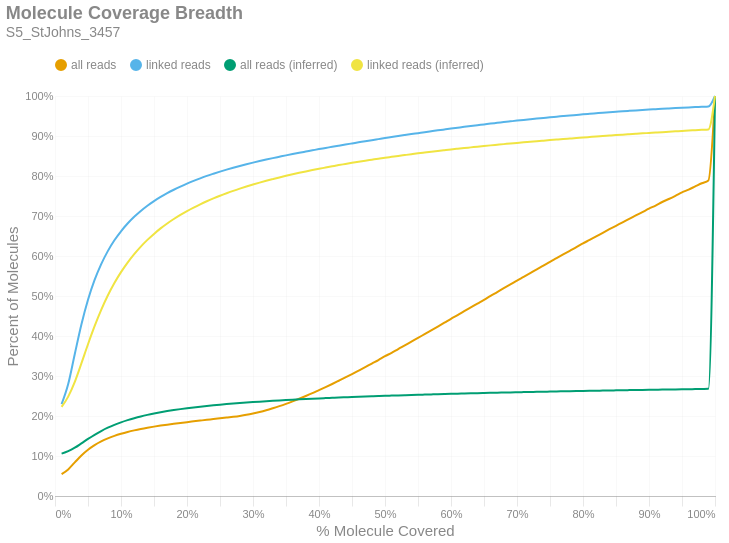

Notebook code for this chart:
### Markdown cell above
### Molecule Read Coverage
This chart shows molecule coverage breadth as computed by the number of bases aligned to that molecule. In other words, "*how much of each unique long molecule is actually sequenced/aligned?*" Keep in mind there is a distinction between sequences and alignments, since some sequences belonging to a particular molecule may not align well and wouldn't appear in the alignment data. This chart also shows molecule coverage breadth as computed by the *inferred fragment* from which the aligned sequences originate. Unlike read coverage, this calculation takes into account the total insert size, including unsequenced gaps between the forward and reverse reads. Like the previous figures, these are cumulative percents.

### Code cell
if SKIPLR:
    print_html(f"Skipped")
else:
    binned_df = consolidated_hist(valids['coverage_bp'], mask, 0.01, True)
    binned_df_inf = consolidated_hist(valids['coverage_inserts'], mask, 0.01, True)
    binned_df = binned_df.with_columns(pl.lit(binned_df_inf['all reads (cumsum)']).alias('all reads (inferred)'))
    binned_df = binned_df.with_columns(pl.lit(binned_df_inf['linked reads (cumsum)']).alias('linked reads (inferred)'))
    binned_df = binned_df.with_columns(
        (pl.col('bin').cast(pl.Float64) + 0.01).alias('right_edge')
    )

    with SafeRender(binned_df):
        (
            density_plot(binned_df, 'Molecule Coverage Breadth', samplename, 'molcov', ['all reads (inferred)','linked reads (inferred)'])
            .encode(
                #x=alt.X('bin:Q', title="% Molecule Covered").axis(format = '%').scale(padding=0),
                x=alt.X('right_edge:Q', title="% Molecule Covered").axis(format='%').scale(padding=0),
                y=alt.Y('value:Q', title='Percent of Molecules')
                    .axis(format='%')
                    .stack(False)
                    .scale(domainMin=0, padding=0),
                color=alt.Color("key:N").scale(domain = ["all reads", "linked reads", "all reads (inferred)", "linked reads (inferred)"]),
                tooltip = [
                    alt.Tooltip("key:N", title = "Data Type"),
                    alt.Tooltip("range_label:N", title="% Molecule Covered"),
                    alt.Tooltip("value:Q", format = ".2%", title="% Molecules")
                ]
            )
        ).display()

### Figure 1 — Vega-Lite specification as saved in the notebook (floating-point values rounded to 4 significant figures)
{"width": "container", "height": 400, "config": {"title": {"anchor": "start", "dy": -15, "fontSize": 18, "color": "#888888", "subtitleColor": "#888888", "subtitleFontSize": 14}, "arc": {"fill": "#0072B2"}, "axis": {"domainColor": "#888888", "domainWidth": 0.5, "gridWidth": 0.2, "grid": false, "titleFontWeight": 400, "titleFontSize": 15, "labelFontSize": 11, "labelColor": "#888888", "tickColor": "#888888", "tickWidth": 0.2, "titleColor": "#888888"}, "axisBand": {"grid": false}, "axisX": {"grid": true, "tickSize": 10, "domainCap": "round"}, "axisY": {"domain": false, "grid": true, "tickSize": 0, "domainCap": "round"}, "background": "transparent", "header": {"labelFontSize": 15, "labelColor": "#888888", "titleFontSize": 15, "titleFontWeight": 600, "titleColor": "#888888"}, "legend": {"labelFont": "sans-serif", "labelFontSize": 12, "labelColor": "#888888", "symbolSize": 100, "symbolType": "circle", "titleFontSize": 12, "titlePadding": 10, "titleColor": "#888888", "title": null, "orient": "top"}, "range": {"category": ["#E69F00", "#56B4E9", "#009E73", "#F0E442", "#0072B2", "#D55E00", "#CC79A7", "#000000"], "diverging": ["#cfe8f3", "#a2d4ec", "#73bfe2", "#46abdb", "#1696d2", "#12719e"]}, "area": {"fill": "#0072B2", "fillOpacity": 0.7, "line": true, "strokeOpacity": 0.7}, "line": {"color": "#0072B2", "stroke": "#0072B2", "strokeWidth": 2}, "trail": {"color": "#0072B2", "stroke": "#0072B2", "strokeWidth": 0, "size": 1}, "point": {"filled": true, "fillOpacity": 1.0, "size": 95}, "text": {"color": "#888888", "fontSize": 11, "align": "right", "fontWeight": 400, "size": 11}, "bar": {"fill": "#0072B2", "stroke": null}, "view": {"stroke": null, "continuousWidth": 660, "continuousHeight": 400}}, "data": {"name": "data-fc4674ab74cd1452dcb83f4260576abb"}, "mark": {"type": "line", "interpolate": "monotone", "point": {"opacity": 0, "size": 275}}, "encoding": {"color": {"field": "key", "scale": {"domain": ["all reads", "linked reads", "all reads (inferred)", "linked reads (inferred)"]}, "type": "nominal"}, "tooltip": [{"field": "key", "title": "Data Type", "type": "nominal"}, {"field": "range_label", "title": "% Molecule Covered", "type": "nominal"}, {"field": "value", "format": ".2%", "title": "% Molecules", "type": "quantitative"}], "x": {"axis": {"format": "%"}, "field": "right_edge", "scale": {"padding": 0}, "title": "% Molecule Covered", "type": "quantitative"}, "y": {"axis": {"format": "%"}, "field": "value", "scale": {"domainMin": 0, "padding": 0}, "stack": false, "title": "Percent of Molecules", "type": "quantitative"}}, "params": [{"name": "param_c36ac31b6afebe62", "select": {"type": "point", "fields": ["key"]}, "bind": "legend"}], "title": {"text": "Molecule Coverage Breadth", "subtitle": "S5_StJohns_3457"}, "transform": [{"fold": ["all reads (cumsum)", "linked reads (cumsum)", "all reads (inferred)", "linked reads (inferred)"]}, {"calculate": "replace(datum.key, ' (cumsum)', '')", "as": "key"}, {"filter": {"param": "param_c36ac31b6afebe62"}}], "usermeta": {"embedOptions": {"downloadFileName": "S5_StJohns_3457.molcov"}}, "$schema": "https://vega.github.io/schema/vega-lite/v6.1.0.json", "datasets": {"data-fc4674ab74cd1452dcb83f4260576abb": [{"bin": "0.0", "interval": "0.0-0.01", "all reads": 0.05462, "linked reads": 0.2295, "all reads (cumsum)": 0.05462, "linked reads (cumsum)": 0.2295, "range_label": "0.0-0.01", "all reads (inferred)": 0.1058, "linked reads (inferred)": 0.2227, "right_edge": 0.01}, {"bin": "0.01", "interval": "0.01-0.02", "all reads": 0.0119, "linked reads": 0.0502, "all reads (cumsum)": 0.06652, "linked reads (cumsum)": 0.2797, "range_label": "0.01-0.02", "all reads (inferred)": 0.1121, "linked reads (inferred)": 0.2485, "right_edge": 0.02}, {"bin": "0.02", "interval": "0.02-0.03", "all reads": 0.01757, "linked reads": 0.07538, "all reads (cumsum)": 0.08409, "linked reads (cumsum)": 0.3551, "range_label": "0.02-0.03", "all reads (inferred)": 0.1208, "linked reads (inferred)": 0.2854, "right_edge": 0.03}, {"bin": "0.03", "interval": "0.03-0.04", "all reads": 0.01714, "linked reads": 0.07366, "all reads (cumsum)": 0.1012, "linked reads (cumsum)": 0.4288, "range_label": "0.03-0.04", "all reads (inferred)": 0.1315, "linked reads (inferred)": 0.3316, "right_edge": 0.04}, {"bin": "0.04", "interval": "0.04-0.05", "all reads": 0.01434, "linked reads": 0.0618, "all reads (cumsum)": 0.1156, "linked reads (cumsum)": 0.4906, "range_label": "0.04-0.05", "all reads (inferred)": 0.1426, "linked reads (inferred)": 0.3794, "right_edge": 0.05}, {"bin": "0.05", "interval": "0.05-0.06", "all reads": 0.01153, "linked reads": 0.0495, "all reads (cumsum)": 0.1271, "linked reads (cumsum)": 0.5401, "range_label": "0.05-0.06", "all reads (inferred)": 0.153, "linked reads (inferred)": 0.4244, "right_edge": 0.06}, {"bin": "0.06", "interval": "0.06-0.07", "all reads": 0.009245, "linked reads": 0.03969, "all reads (cumsum)": 0.1363, "linked reads (cumsum)": 0.5798, "range_label": "0.06-0.07", "all reads (inferred)": 0.1625, "linked reads (inferred)": 0.4653, "right_edge": 0.07}, {"bin": "0.07", "interval": "0.07-0.08", "all reads": 0.007551, "linked reads": 0.03243, "all reads (cumsum)": 0.1439, "linked reads (cumsum)": 0.6122, "range_label": "0.07-0.08", "all reads (inferred)": 0.1707, "linked reads (inferred)": 0.5011, "right_edge": 0.08}, {"bin": "0.08", "interval": "0.08-0.09", "all reads": 0.006321, "linked reads": 0.02704, "all reads (cumsum)": 0.1502, "linked reads (cumsum)": 0.6392, "range_label": "0.08-0.09", "all reads (inferred)": 0.1779, "linked reads (inferred)": 0.5323, "right_edge": 0.09}, {"bin": "0.09", "interval": "0.09-0.1", "all reads": 0.005303, "linked reads": 0.02261, "all reads (cumsum)": 0.1555, "linked reads (cumsum)": 0.6619, "range_label": "0.09-0.1", "all reads (inferred)": 0.1842, "linked reads (inferred)": 0.5597, "right_edge": 0.1}, {"bin": "0.1", "interval": "0.1-0.11", "all reads": 0.004564, "linked reads": 0.01934, "all reads (cumsum)": 0.1601, "linked reads (cumsum)": 0.6812, "range_label": "0.1-0.11", "all reads (inferred)": 0.1897, "linked reads (inferred)": 0.5836, "right_edge": 0.11}, {"bin": "0.11", "interval": "0.11-0.12", "all reads": 0.003947, "linked reads": 0.01672, "all reads (cumsum)": 0.164, "linked reads (cumsum)": 0.6979, "range_label": "0.11-0.12", "all reads (inferred)": 0.1946, "linked reads (inferred)": 0.6047, "right_edge": 0.12}, {"bin": "0.12", "interval": "0.12-0.13", "all reads": 0.003498, "linked reads": 0.01471, "all reads (cumsum)": 0.1675, "linked reads (cumsum)": 0.7126, "range_label": "0.12-0.13", "all reads (inferred)": 0.1989, "linked reads (inferred)": 0.6236, "right_edge": 0.13}, {"bin": "0.13", "interval": "0.13-0.14", "all reads": 0.003099, "linked reads": 0.01299, "all reads (cumsum)": 0.1706, "linked reads (cumsum)": 0.7256, "range_label": "0.13-0.14", "all reads (inferred)": 0.2028, "linked reads (inferred)": 0.6403, "right_edge": 0.14}, {"bin": "0.14", "interval": "0.14-0.15", "all reads": 0.002794, "linked reads": 0.01156, "all reads (cumsum)": 0.1734, "linked reads (cumsum)": 0.7372, "range_label": "0.14-0.15", "all reads (inferred)": 0.2062, "linked reads (inferred)": 0.6553, "right_edge": 0.15}, {"bin": "0.15", "interval": "0.15-0.16", "all reads": 0.002552, "linked reads": 0.01045, "all reads (cumsum)": 0.176, "linked reads (cumsum)": 0.7476, "range_label": "0.15-0.16", "all reads (inferred)": 0.2094, "linked reads (inferred)": 0.669, "right_edge": 0.16}, {"bin": "0.16", "interval": "0.16-0.17", "all reads": 0.00235, "linked reads": 0.009419, "all reads (cumsum)": 0.1783, "linked reads (cumsum)": 0.757, "range_label": "0.16-0.17", "all reads (inferred)": 0.2122, "linked reads (inferred)": 0.6813, "right_edge": 0.17}, {"bin": "0.17", "interval": "0.17-0.18", "all reads": 0.002195, "linked reads": 0.008555, "all reads (cumsum)": 0.1805, "linked reads (cumsum)": 0.7656, "range_label": "0.17-0.18", "all reads (inferred)": 0.2148, "linked reads (inferred)": 0.6925, "right_edge": 0.18}, {"bin": "0.18", "interval": "0.18-0.19", "all reads": 0.002106, "linked reads": 0.007953, "all reads (cumsum)": 0.1826, "linked reads (cumsum)": 0.7736, "range_label": "0.18-0.19", "all reads (inferred)": 0.2172, "linked reads (inferred)": 0.7027, "right_edge": 0.19}, {"bin": "0.19", "interval": "0.19-0.2", "all reads": 0.002043, "linked reads": 0.007402, "all reads (cumsum)": 0.1847, "linked reads (cumsum)": 0.781, "range_label": "0.19-0.2", "all reads (inferred)": 0.2194, "linked reads (inferred)": 0.7124, "right_edge": 0.2}, {"bin": "0.2", "interval": "0.2-0.21", "all reads": 0.001934, "linked reads": 0.006755, "all reads (cumsum)": 0.1866, "linked reads (cumsum)": 0.7877, "range_label": "0.2-0.21", "all reads (inferred)": 0.2214, "linked reads (inferred)": 0.7211, "right_edge": 0.21}, {"bin": "0.21", "interval": "0.21-0.22", "all reads": 0.001923, "linked reads": 0.006395, "all reads (cumsum)": 0.1885, "linked reads (cumsum)": 0.7941, "range_label": "0.21-0.22", "all reads (inferred)": 0.2233, "linked reads (inferred)": 0.7293, "right_edge": 0.22}, {"bin": "0.22", "interval": "0.22-0.23", "all reads": 0.001914, "linked reads": 0.006073, "all reads (cumsum)": 0.1904, "linked reads (cumsum)": 0.8002, "range_label": "0.22-0.23", "all reads (inferred)": 0.2251, "linked reads (inferred)": 0.7368, "right_edge": 0.23}, {"bin": "0.23", "interval": "0.23-0.24", "all reads": 0.001856, "linked reads": 0.005526, "all reads (cumsum)": 0.1923, "linked reads (cumsum)": 0.8057, "range_label": "0.23-0.24", "all reads (inferred)": 0.2267, "linked reads (inferred)": 0.7439, "right_edge": 0.24}, {"bin": "0.24", "interval": "0.24-0.25", "all reads": 0.001902, "linked reads": 0.005293, "all reads (cumsum)": 0.1942, "linked reads (cumsum)": 0.811, "range_label": "0.24-0.25", "all reads (inferred)": 0.2283, "linked reads (inferred)": 0.7506, "right_edge": 0.25}, {"bin": "0.25", "interval": "0.25-0.26", "all reads": 0.001901, "linked reads": 0.005003, "all reads (cumsum)": 0.1961, "linked reads (cumsum)": 0.816, "range_label": "0.25-0.26", "all reads (inferred)": 0.2297, "linked reads (inferred)": 0.7568, "right_edge": 0.26}, {"bin": "0.26", "interval": "0.26-0.27", "all reads": 0.001981, "linked reads": 0.004699, "all reads (cumsum)": 0.1981, "linked reads (cumsum)": 0.8207, "range_label": "0.26-0.27", "all reads (inferred)": 0.2311, "linked reads (inferred)": 0.7628, "right_edge": 0.27}, {"bin": "0.27", "interval": "0.27-0.28", "all reads": 0.002203, "linked reads": 0.004469, "all reads (cumsum)": 0.2003, "linked reads (cumsum)": 0.8252, "range_label": "0.27-0.28", "all reads (inferred)": 0.2324, "linked reads (inferred)": 0.7684, "right_edge": 0.28}, {"bin": "0.28", "interval": "0.28-0.29", "all reads": 0.002614, "linked reads": 0.004244, "all reads (cumsum)": 0.2029, "linked reads (cumsum)": 0.8294, "range_label": "0.28-0.29", "all reads (inferred)": 0.2336, "linked reads (inferred)": 0.7737, "right_edge": 0.29}, {"bin": "0.29", "interval": "0.29-0.3", "all reads": 0.00324, "linked reads": 0.004069, "all reads (cumsum)": 0.2061, "linked reads (cumsum)": 0.8335, "range_label": "0.29-0.3", "all reads (inferred)": 0.2348, "linked reads (inferred)": 0.7787, "right_edge": 0.3}, {"bin": "0.3", "interval": "0.3-0.31", "all reads": 0.003801, "linked reads": 0.003874, "all reads (cumsum)": 0.2099, "linked reads (cumsum)": 0.8374, "range_label": "0.3-0.31", "all reads (inferred)": 0.2359, "linked reads (inferred)": 0.7834, "right_edge": 0.31}, {"bin": "0.31", "interval": "0.31-0.32", "all reads": 0.004391, "linked reads": 0.00373, "all reads (cumsum)": 0.2143, "linked reads (cumsum)": 0.8411, "range_label": "0.31-0.32", "all reads (inferred)": 0.237, "linked reads (inferred)": 0.788, "right_edge": 0.32}, {"bin": "0.32", "interval": "0.32-0.33", "all reads": 0.00499, "linked reads": 0.003625, "all reads (cumsum)": 0.2193, "linked reads (cumsum)": 0.8447, "range_label": "0.32-0.33", "all reads (inferred)": 0.238, "linked reads (inferred)": 0.7923, "right_edge": 0.33}, {"bin": "0.33", "interval": "0.33-0.34", "all reads": 0.005284, "linked reads": 0.003431, "all reads (cumsum)": 0.2246, "linked reads (cumsum)": 0.8481, "range_label": "0.33-0.34", "all reads (inferred)": 0.2389, "linked reads (inferred)": 0.7965, "right_edge": 0.34}, {"bin": "0.34", "interval": "0.34-0.35", "all reads": 0.005751, "linked reads": 0.003422, "all reads (cumsum)": 0.2304, "linked reads (cumsum)": 0.8516, "range_label": "0.34-0.35", "all reads (inferred)": 0.2399, "linked reads (inferred)": 0.8004, "right_edge": 0.35}, {"bin": "0.35", "interval": "0.35-0.36", "all reads": 0.006239, "linked reads": 0.003331, "all reads (cumsum)": 0.2366, "linked reads (cumsum)": 0.8549, "range_label": "0.35-0.36", "all reads (inferred)": 0.2407, "linked reads (inferred)": 0.8042, "right_edge": 0.36}, {"bin": "0.36", "interval": "0.36-0.37", "all reads": 0.006531, "linked reads": 0.003196, "all reads (cumsum)": 0.2431, "linked reads (cumsum)": 0.8581, "range_label": "0.36-0.37", "all reads (inferred)": 0.2416, "linked reads (inferred)": 0.8079, "right_edge": 0.37}, {"bin": "0.37", "interval": "0.37-0.38", "all reads": 0.006834, "linked reads": 0.003052, "all reads (cumsum)": 0.25, "linked reads (cumsum)": 0.8611, "range_label": "0.37-0.38", "all reads (inferred)": 0.2424, "linked reads (inferred)": 0.8114, "right_edge": 0.38}, {"bin": "0.38", "interval": "0.38-0.39", "all reads": 0.007129, "linked reads": 0.003038, "all reads (cumsum)": 0.2571, "linked reads (cumsum)": 0.8642, "range_label": "0.38-0.39", "all reads (inferred)": 0.2432, "linked reads (inferred)": 0.8148, "right_edge": 0.39}, {"bin": "0.39", "interval": "0.39-0.4", "all reads": 0.007522, "linked reads": 0.003062, "all reads (cumsum)": 0.2646, "linked reads (cumsum)": 0.8672, "range_label": "0.39-0.4", "all reads (inferred)": 0.244, "linked reads (inferred)": 0.818, "right_edge": 0.4}, {"bin": "0.4", "interval": "0.4-0.41", "all reads": 0.007525, "linked reads": 0.002848, "all reads (cumsum)": 0.2721, "linked reads (cumsum)": 0.8701, "range_label": "0.4-0.41", "all reads (inferred)": 0.2447, "linked reads (inferred)": 0.8212, "right_edge": 0.41}, {"bin": "0.41", "interval": "0.41-0.42", "all reads": 0.00784, "linked reads": 0.002931, "all reads (cumsum)": 0.28, "linked reads (cumsum)": 0.873, "range_label": "0.41-0.42", "all reads (inferred)": 0.2454, "linked reads (inferred)": 0.8243, "right_edge": 0.42}, {"bin": "0.42", "interval": "0.42-0.43", "all reads": 0.008179, "linked reads": 0.00284, "all reads (cumsum)": 0.2882, "linked reads (cumsum)": 0.8759, "range_label": "0.42-0.43", "all reads (inferred)": 0.2462, "linked reads (inferred)": 0.8273, "right_edge": 0.43}, {"bin": "0.43", "interval": "0.43-0.44", "all reads": 0.008266, "linked reads": 0.002802, "all reads (cumsum)": 0.2964, "linked reads (cumsum)": 0.8787, "range_label": "0.43-0.44", "all reads (inferred)": 0.2468, "linked reads (inferred)": 0.8301, "right_edge": 0.44}, {"bin": "0.44", "interval": "0.44-0.45", "all reads": 0.008475, "linked reads": 0.002745, "all reads (cumsum)": 0.3049, "linked reads (cumsum)": 0.8814, "range_label": "0.44-0.45", "all reads (inferred)": 0.2475, "linked reads (inferred)": 0.833, "right_edge": 0.45}, {"bin": "0.45", "interval": "0.45-0.46", "all reads": 0.008619, "linked reads": 0.002725, "all reads (cumsum)": 0.3135, "linked reads (cumsum)": 0.8841, "range_label": "0.45-0.46", "all reads (inferred)": 0.2481, "linked reads (inferred)": 0.8357, "right_edge": 0.46}, {"bin": "0.46", "interval": "0.46-0.47", "all reads": 0.008714, "linked reads": 0.002765, "all reads (cumsum)": 0.3222, "linked reads (cumsum)": 0.8869, "range_label": "0.46-0.47", "all reads (inferred)": 0.2487, "linked reads (inferred)": 0.8382, "right_edge": 0.47}, {"bin": "0.47", "interval": "0.47-0.48", "all reads": 0.008945, "linked reads": 0.002686, "all reads (cumsum)": 0.3312, "linked reads (cumsum)": 0.8896, "range_label": "0.47-0.48", "all reads (inferred)": 0.2493, "linked reads (inferred)": 0.8407, "right_edge": 0.48}, {"bin": "0.48", "interval": "0.48-0.49", "all reads": 0.008643, "linked reads": 0.002612, "all reads (cumsum)": 0.3398, "linked reads (cumsum)": 0.8922, "range_label": "0.48-0.49", "all reads (inferred)": 0.2499, "linked reads (inferred)": 0.8432, "right_edge": 0.49}, {"bin": "0.49", "interval": "0.49-0.5", "all reads": 0.009654, "linked reads": 0.002617, "all reads (cumsum)": 0.3495, "linked reads (cumsum)": 0.8948, "range_label": "0.49-0.5", "all reads (inferred)": 0.2505, "linked reads (inferred)": 0.8457, "right_edge": 0.5}, {"bin": "0.5", "interval": "0.5-0.51", "all reads": 0.00835, "linked reads": 0.002499, "all reads (cumsum)": 0.3578, "linked reads (cumsum)": 0.8973, "range_label": "0.5-0.51", "all reads (inferred)": 0.251, "linked reads (inferred)": 0.8479, "right_edge": 0.51}, {"bin": "0.51", "interval": "0.51-0.52", "all reads": 0.009493, "linked reads": 0.002576, "all reads (cumsum)": 0.3673, "linked reads (cumsum)": 0.8999, "range_label": "0.51-0.52", "all reads (inferred)": 0.2515, "linked reads (inferred)": 0.8502, "right_edge": 0.52}, {"bin": "0.52", "interval": "0.52-0.53", "all reads": 0.009108, "linked reads": 0.002475, "all reads (cumsum)": 0.3764, "linked reads (cumsum)": 0.9024, "range_label": "0.52-0.53", "all reads (inferred)": 0.2521, "linked reads (inferred)": 0.8523, "right_edge": 0.53}, {"bin": "0.53", "interval": "0.53-0.54", "all reads": 0.00943, "linked reads": 0.002433, "all reads (cumsum)": 0.3858, "linked reads (cumsum)": 0.9048, "range_label": "0.53-0.54", "all reads (inferred)": 0.2526, "linked reads (inferred)": 0.8545, "right_edge": 0.54}, {"bin": "0.54", "interval": "0.54-0.55", "all reads": 0.009258, "linked reads": 0.002353, "all reads (cumsum)": 0.3951, "linked reads (cumsum)": 0.9072, "range_label": "0.54-0.55", "all reads (inferred)": 0.2531, "linked reads (inferred)": 0.8566, "right_edge": 0.55}, {"bin": "0.55", "interval": "0.55-0.56", "all reads": 0.00956, "linked reads": 0.002382, "all reads (cumsum)": 0.4047, "linked reads (cumsum)": 0.9095, "range_label": "0.55-0.56", "all reads (inferred)": 0.2536, "linked reads (inferred)": 0.8586, "right_edge": 0.56}, {"bin": "0.56", "interval": "0.56-0.57", "all reads": 0.009537, "linked reads": 0.002308, "all reads (cumsum)": 0.4142, "linked reads (cumsum)": 0.9118, "range_label": "0.56-0.57", "all reads (inferred)": 0.254, "linked reads (inferred)": 0.8606, "right_edge": 0.57}, {"bin": "0.57", "interval": "0.57-0.58", "all reads": 0.009396, "linked reads": 0.002292, "all reads (cumsum)": 0.4236, "linked reads (cumsum)": 0.9141, "range_label": "0.57-0.58", "all reads (inferred)": 0.2545, "linked reads (inferred)": 0.8626, "right_edge": 0.58}, {"bin": "0.58", "interval": "0.58-0.59", "all reads": 0.009606, "linked reads": 0.00224, "all reads (cumsum)": 0.4332, "linked reads (cumsum)": 0.9164, "range_label": "0.58-0.59", "all reads (inferred)": 0.2549, "linked reads (inferred)": 0.8645, "right_edge": 0.59}, {"bin": "0.59", "interval": "0.59-0.6", "all reads": 0.009774, "linked reads": 0.002229, "all reads (cumsum)": 0.443, "linked reads (cumsum)": 0.9186, "range_label": "0.59-0.6", "all reads (inferred)": 0.2554, "linked reads (inferred)": 0.8664, "right_edge": 0.6}, {"bin": "0.6", "interval": "0.6-0.61", "all reads": 0.00925, "linked reads": 0.00219, "all reads (cumsum)": 0.4522, "linked reads (cumsum)": 0.9208, "range_label": "0.6-0.61", "all reads (inferred)": 0.2558, "linked reads (inferred)": 0.8681, "right_edge": 0.61}, {"bin": "0.61", "interval": "0.61-0.62", "all reads": 0.009724, "linked reads": 0.002189, "all reads (cumsum)": 0.462, "linked reads (cumsum)": 0.923, "range_label": "0.61-0.62", "all reads (inferred)": 0.2562, "linked reads (inferred)": 0.8699, "right_edge": 0.62}, {"bin": "0.62", "interval": "0.62-0.63", "all reads": 0.009551, "linked reads": 0.002078, "all reads (cumsum)": 0.4715, "linked reads (cumsum)": 0.9251, "range_label": "0.62-0.63", "all reads (inferred)": 0.2567, "linked reads (inferred)": 0.8716, "right_edge": 0.63}, {"bin": "0.63", "interval": "0.63-0.64", "all reads": 0.009585, "linked reads": 0.001984, "all reads (cumsum)": 0.4811, "linked reads (cumsum)": 0.927, "range_label": "0.63-0.64", "all reads (inferred)": 0.2571, "linked reads (inferred)": 0.8733, "right_edge": 0.64}, {"bin": "0.64", "interval": "0.64-0.65", "all reads": 0.00942, "linked reads": 0.001933, "all reads (cumsum)": 0.4905, "linked reads (cumsum)": 0.929, "range_label": "0.64-0.65", "all reads (inferred)": 0.2575, "linked reads (inferred)": 0.875, "right_edge": 0.65}, {"bin": "0.65", "interval": "0.65-0.66", "all reads": 0.009992, "linked reads": 0.001991, "all reads (cumsum)": 0.5005, "linked reads (cumsum)": 0.931, "range_label": "0.65-0.66", "all reads (inferred)": 0.2579, "linked reads (inferred)": 0.8766, "right_edge": 0.66}, {"bin": "0.66", "interval": "0.66-0.67", "all reads": 0.009397, "linked reads": 0.001872, "all reads (cumsum)": 0.5099, "linked reads (cumsum)": 0.9328, "range_label": "0.66-0.67", "all reads (inferred)": 0.2582, "linked reads (inferred)": 0.8781, "right_edge": 0.67}, {"bin": "0.67", "interval": "0.67-0.68", "all reads": 0.009557, "linked reads": 0.001903, "all reads (cumsum)": 0.5195, "linked reads (cumsum)": 0.9347, "range_label": "0.67-0.68", "all reads (inferred)": 0.2586, "linked reads (inferred)": 0.8797, "right_edge": 0.68}, {"bin": "0.68", "interval": "0.68-0.69", "all reads": 0.009374, "linked reads": 0.001867, "all reads (cumsum)": 0.5288, "linked reads (cumsum)": 0.9366, "range_label": "0.68-0.69", "all reads (inferred)": 0.259, "linked reads (inferred)": 0.8813, "right_edge": 0.69}, {"bin": "0.69", "interval": "0.69-0.7", "all reads": 0.009649, "linked reads": 0.001863, "all reads (cumsum)": 0.5385, "linked reads (cumsum)": 0.9385, "range_label": "0.69-0.7", "all reads (inferred)": 0.2594, "linked reads (inferred)": 0.8828, "right_edge": 0.7}, {"bin": "0.7", "interval": "0.7-0.71", "all reads": 0.00928, "linked reads": 0.001757, "all reads (cumsum)": 0.5478, "linked reads (cumsum)": 0.9402, "range_label": "0.7-0.71", "all reads (inferred)": 0.2597, "linked reads (inferred)": 0.8842, "right_edge": 0.71}, {"bin": "0.71", "interval": "0.71-0.72", "all reads": 0.009356, "linked reads": 0.001696, "all reads (cumsum)": 0.5571, "linked reads (cumsum)": 0.9419, "range_label": "0.71-0.72", "all reads (inferred)": 0.26, "linked reads (inferred)": 0.8856, "right_edge": 0.72}, {"bin": "0.72", "interval": "0.72-0.73", "all reads": 0.009508, "linked reads": 0.001664, "all reads (cumsum)": 0.5666, "linked reads (cumsum)": 0.9436, "range_label": "0.72-0.73", "all reads (inferred)": 0.2604, "linked reads (inferred)": 0.887, "right_edge": 0.73}, {"bin": "0.73", "interval": "0.73-0.74", "all reads": 0.009234, "linked reads": 0.0016, "all reads (cumsum)": 0.5759, "linked reads (cumsum)": 0.9452, "range_label": "0.73-0.74", "all reads (inferred)": 0.2607, "linked reads (inferred)": 0.8884, "right_edge": 0.74}, {"bin": "0.74", "interval": "0.74-0.75", "all reads": 0.009698, "linked reads": 0.001649, "all reads (cumsum)": 0.5856, "linked reads (cumsum)": 0.9468, "range_label": "0.74-0.75", "all reads (inferred)": 0.2611, "linked reads (inferred)": 0.8897, "right_edge": 0.75}, {"bin": "0.75", "interval": "0.75-0.76", "all reads": 0.009012, "linked reads": 0.001476, "all reads (cumsum)": 0.5946, "linked reads (cumsum)": 0.9483, "range_label": "0.75-0.76", "all reads (inferred)": 0.2614, "linked reads (inferred)": 0.8911, "right_edge": 0.76}, {"bin": "0.76", "interval": "0.76-0.77", "all reads": 0.009216, "linked reads": 0.001528, "all reads (cumsum)": 0.6038, "linked reads (cumsum)": 0.9498, "range_label": "0.76-0.77", "all reads (inferred)": 0.2617, "linked reads (inferred)": 0.8924, "right_edge": 0.77}, {"bin": "0.77", "interval": "0.77-0.78", "all reads": 0.009164, "linked reads": 0.001494, "all reads (cumsum)": 0.6129, "linked reads (cumsum)": 0.9513, "range_label": "0.77-0.78", "all reads (inferred)": 0.262, "linked reads (inferred)": 0.8937, "right_edge": 0.78}, {"bin": "0.78", "interval": "0.78-0.79", "all reads": 0.009066, "linked reads": 0.001415, "all reads (cumsum)": 0.622, "linked reads (cumsum)": 0.9528, "range_label": "0.78-0.79", "all reads (inferred)": 0.2623, "linked reads (inferred)": 0.8949, "right_edge": 0.79}, {"bin": "0.79", "interval": "0.79-0.8", "all reads": 0.009533, "linked reads": 0.00144, "all reads (cumsum)": 0.6315, "linked reads (cumsum)": 0.9542, "range_label": "0.79-0.8", "all reads (inferred)": 0.2627, "linked reads (inferred)": 0.8962, "right_edge": 0.8}, {"bin": "0.8", "interval": "0.8-0.81", "all reads": 0.008672, "linked reads": 0.00132, "all reads (cumsum)": 0.6402, "linked reads (cumsum)": 0.9555, "range_label": "0.8-0.81", "all reads (inferred)": 0.263, "linked reads (inferred)": 0.8974, "right_edge": 0.81}, {"bin": "0.81", "interval": "0.81-0.82", "all reads": 0.008845, "linked reads": 0.001305, "all reads (cumsum)": 0.6491, "linked reads (cumsum)": 0.9568, "range_label": "0.81-0.82", "all reads (inferred)": 0.2633, "linked reads (inferred)": 0.8987, "right_edge": 0.82}, {"bin": "0.82", "interval": "0.82-0.83", "all reads": 0.009004, "linked reads": 0.001307, "all reads (cumsum)": 0.6581, "linked reads (cumsum)": 0.9581, "range_label": "0.82-0.83", "all reads (inferred)": 0.2636, "linked reads (inferred)": 0.8998, "right_edge": 0.83}, {"bin": "0.83", "interval": "0.83-0.84", "all reads": 0.008861, "linked reads": 0.001231, "all reads (cumsum)": 0.6669, "linked reads (cumsum)": 0.9594, "range_label": "0.83-0.84", "all reads (inferred)": 0.2639, "linked reads (inferred)": 0.901, "right_edge": 0.84}, {"bin": "0.84", "interval": "0.84-0.85", "all reads": 0.008616, "linked reads": 0.001166, "all reads (cumsum)": 0.6755, "linked reads (cumsum)": 0.9605, "range_label": "0.84-0.85", "all reads (inferred)": 0.2642, "linked reads (inferred)": 0.9022, "right_edge": 0.85}, {"bin": "0.85", "interval": "0.85-0.86", "all reads": 0.008754, "linked reads": 0.001198, "all reads (cumsum)": 0.6843, "linked reads (cumsum)": 0.9617, "range_label": "0.85-0.86", "all reads (inferred)": 0.2644, "linked reads (inferred)": 0.9033, "right_edge": 0.86}, {"bin": "0.86", "interval": "0.86-0.87", "all reads": 0.008504, "linked reads": 0.001114, "all reads (cumsum)": 0.6928, "linked reads (cumsum)": 0.9628, "range_label": "0.86-0.87", "all reads (inferred)": 0.2647, "linked reads (inferred)": 0.9044, "right_edge": 0.87}, {"bin": "0.87", "interval": "0.87-0.88", "all reads": 0.008625, "linked reads": 0.001092, "all reads (cumsum)": 0.7014, "linked reads (cumsum)": 0.9639, "range_label": "0.87-0.88", "all reads (inferred)": 0.265, "linked reads (inferred)": 0.9055, "right_edge": 0.88}, {"bin": "0.88", "interval": "0.88-0.89", "all reads": 0.008397, "linked reads": 0.001065, "all reads (cumsum)": 0.7098, "linked reads (cumsum)": 0.965, "range_label": "0.88-0.89", "all reads (inferred)": 0.2652, "linked reads (inferred)": 0.9066, "right_edge": 0.89}, {"bin": "0.89", "interval": "0.89-0.9", "all reads": 0.008508, "linked reads": 0.001019, "all reads (cumsum)": 0.7183, "linked reads (cumsum)": 0.966, "range_label": "0.89-0.9", "all reads (inferred)": 0.2655, "linked reads (inferred)": 0.9076, "right_edge": 0.9}, {"bin": "0.9", "interval": "0.9-0.91", "all reads": 0.007836, "linked reads": 0.0009832, "all reads (cumsum)": 0.7262, "linked reads (cumsum)": 0.967, "range_label": "0.9-0.91", "all reads (inferred)": 0.2658, "linked reads (inferred)": 0.9086, "right_edge": 0.91}, {"bin": "0.91", "interval": "0.91-0.92", "all reads": 0.008851, "linked reads": 0.001002, "all reads (cumsum)": 0.735, "linked reads (cumsum)": 0.968, "range_label": "0.91-0.92", "all reads (inferred)": 0.266, "linked reads (inferred)": 0.9097, "right_edge": 0.92}, {"bin": "0.92", "interval": "0.92-0.93", "all reads": 0.007443, "linked reads": 0.0009307, "all reads (cumsum)": 0.7425, "linked reads (cumsum)": 0.9689, "range_label": "0.92-0.93", "all reads (inferred)": 0.2663, "linked reads (inferred)": 0.9106, "right_edge": 0.93}, {"bin": "0.93", "interval": "0.93-0.94", "all reads": 0.008027, "linked reads": 0.0009036, "all reads (cumsum)": 0.7505, "linked reads (cumsum)": 0.9698, "range_label": "0.93-0.94", "all reads (inferred)": 0.2665, "linked reads (inferred)": 0.9116, "right_edge": 0.94}, {"bin": "0.94", "interval": "0.94-0.95", "all reads": 0.00856, "linked reads": 0.0008693, "all reads (cumsum)": 0.759, "linked reads (cumsum)": 0.9707, "range_label": "0.94-0.95", "all reads (inferred)": 0.2668, "linked reads (inferred)": 0.9126, "right_edge": 0.95}, {"bin": "0.95", "interval": "0.95-0.96", "all reads": 0.006937, "linked reads": 0.0008163, "all reads (cumsum)": 0.766, "linked reads (cumsum)": 0.9715, "range_label": "0.95-0.96", "all reads (inferred)": 0.267, "linked reads (inferred)": 0.9136, "right_edge": 0.96}, {"bin": "0.96", "interval": "0.96-0.97", "all reads": 0.007952, "linked reads": 0.0007664, "all reads (cumsum)": 0.7739, "linked reads (cumsum)": 0.9723, "range_label": "0.96-0.97", "all reads (inferred)": 0.2673, "linked reads (inferred)": 0.9145, "right_edge": 0.97}, {"bin": "0.97", "interval": "0.97-0.98", "all reads": 0.007944, "linked reads": 0.0007419, "all reads (cumsum)": 0.7819, "linked reads (cumsum)": 0.973, "range_label": "0.97-0.98", "all reads (inferred)": 0.2676, "linked reads (inferred)": 0.9155, "right_edge": 0.98}, {"bin": "0.98", "interval": "0.98-0.99", "all reads": 0.007066, "linked reads": 0.0007705, "all reads (cumsum)": 0.7889, "linked reads (cumsum)": 0.9738, "range_label": "0.98-0.99", "all reads (inferred)": 0.2678, "linked reads (inferred)": 0.9164, "right_edge": 0.99}, {"bin": "0.99", "interval": "0.99-1.0", "all reads": 0.2111, "linked reads": 0.02621, "all reads (cumsum)": 1.0, "linked reads (cumsum)": 1.0, "range_label": "0.99-1.0", "all reads (inferred)": 1.0, "linked reads (inferred)": 1.0, "right_edge": 1.0}]}}
